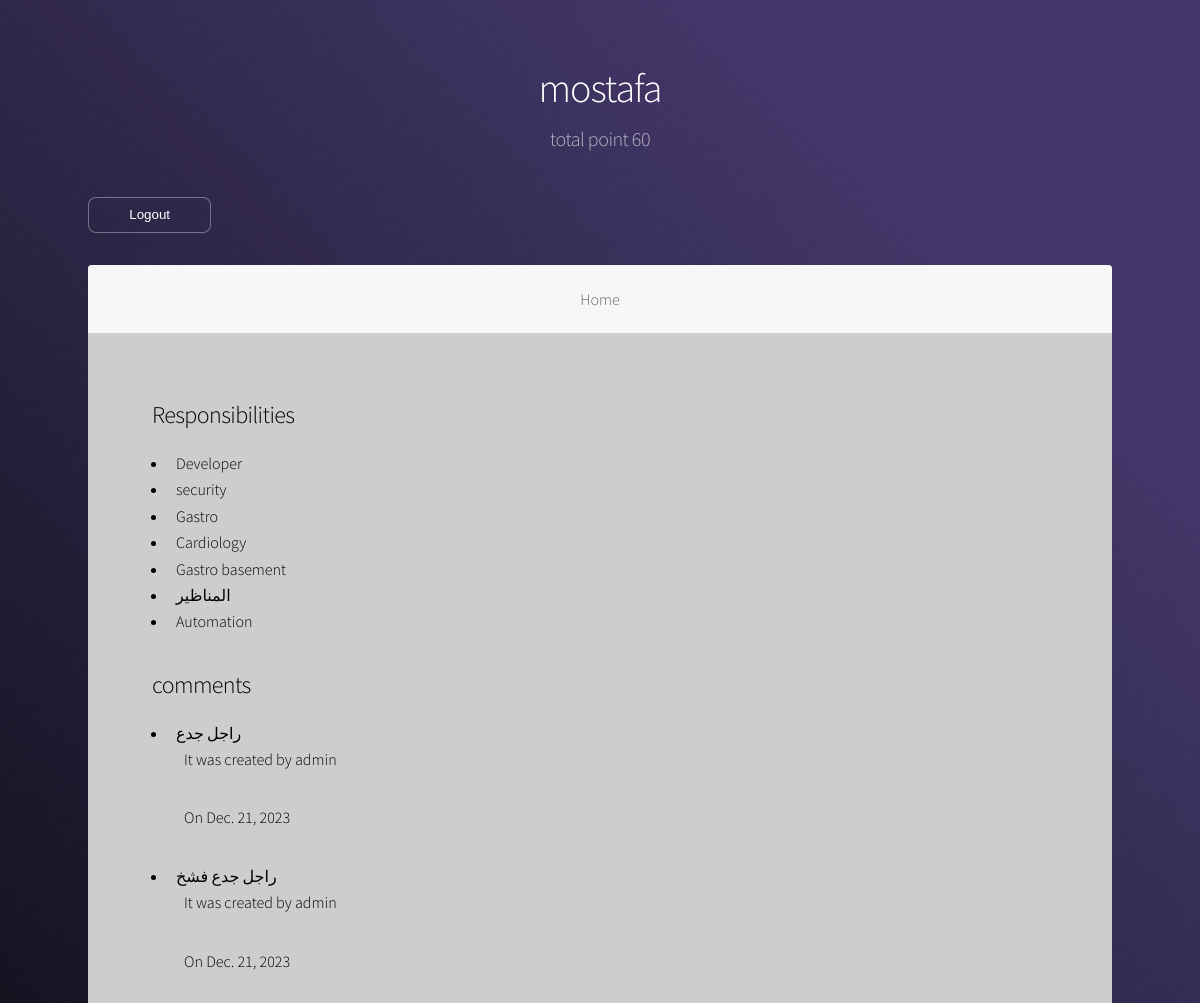
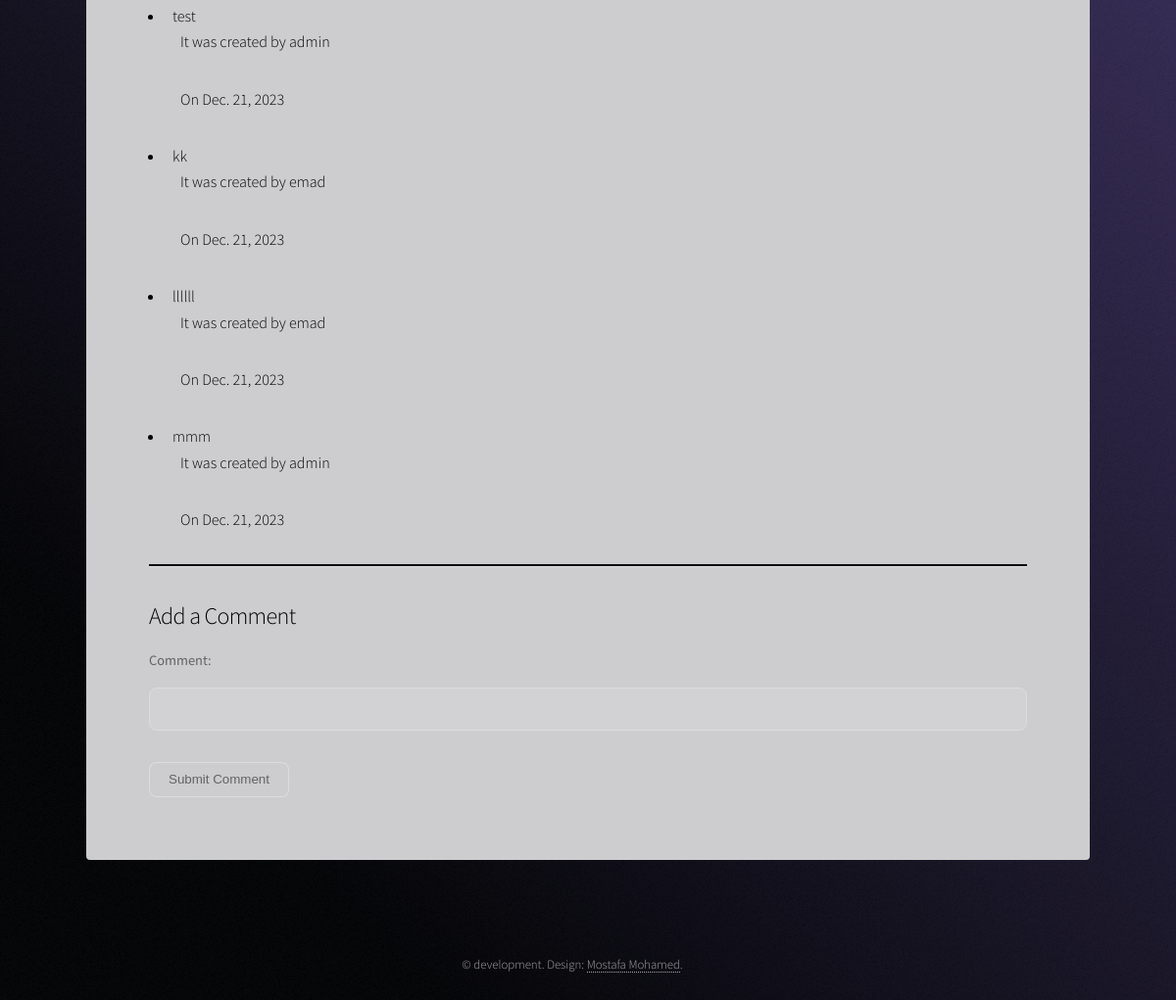
Page /employee/1/ (signed in) on the committed database (2 pictures, top to bottom).
### main/models.py (models this page shows, shortened)
class Data(models.Model):
    name = models.CharField(max_length=30, unique=True)
    day_kpi = models.IntegerField(default=0)
    month_kpi = models.IntegerField(default=0)
    total_kpi = models.IntegerField(default=0)

class Responsibilities(models.Model):
    data = models.ForeignKey(Data, on_delete=models.CASCADE, related_name='responsibilities')
    responsible = models.CharField(max_length=1000)

class Comments(models.Model):
    user = models.ForeignKey(User, on_delete=models.CASCADE, related_name='user_comments', null=True)
    data = models.ForeignKey(Data, on_delete=models.CASCADE, related_name='data_comments')
    comment = models.CharField(max_length=1000)
    date = models.DateField(auto_now_add=True)

### main/views.py (the view)
# urls.py: path('employee/<int:pk>/', views.user_data, name='user_data'),
@login_required(login_url="/login/")
def user_data(request, pk):
    userData = get_object_or_404(Data, pk=pk)
    responsibilities = userData.responsibilities.all()
    comments = userData.data_comments.all()
    if request.method == 'POST':
        comment_form = CommentForm(request.POST)
        if comment_form.is_valid():
            comment = comment_form.save(commit=False)
            comment.user = request.user  # assuming the user is logged in
            comment.data = userData
            comment.save()
            return redirect('user_data', pk=pk)  # redirect back to the same page
    else:
        comment_form = CommentForm()
    context = {
        'user_data': userData,
        'responsibilities': responsibilities,
        'comments': comments,
        'comment_form': comment_form,  # Pass the form to the template
    }
    return render(request, 'user_data.html', context)

### main/forms.py
class CommentForm(forms.ModelForm):
    class Meta:
        model = Comments
        fields = ['comment']

### templates/user_data.html (shortened to what this page needs)
{% load static %}
<!DOCTYPE HTML>
<html>
	<head>
		<link rel="stylesheet" href="{% static 'css/main.css' %}" />
	</head>
	<body class="is-preload">
			<div id="wrapper">
					<header id="header">
						<h1>{{ user_data.name }}</h1>
						<p>total point {{ user_data.total_kpi }}</p>
					</header>
					<form action="{% url 'logout' %}" method="post">
						<button type="submit">Logout</button>
					</form>
					<nav id="nav">
						<ul>
							<li><a href="/">Home</a></li>
						</ul>
					</nav>
					<div id="main">
							<section id="content" class="main">
								<h2>Responsibilities</h2>
								{% if responsibilities %}
								<ul>
									{% for responsibility in responsibilities %}
										<li>{{ responsibility.responsible }}</li>
									{% endfor %}
								</ul>
								{% else %}
								<p>No responsibilities assigned.</p>
								{% endif %}
								<h2>comments</h2>
								{% if comments %}
									<ul>
										{% for comment in comments %}
										<div class="comment-block">
											<li>{{ comment.comment }}</li>
											<ul>It was created by {{ comment.user }}</ul>
											<ul>On {{ comment.date }}</ul>
										</div>
									{% endfor %}
									</ul>
								{% else %}
									<p>No comments assigned.</p>
								{% endif %}
								<hr style="background-color: black; height: 3px;">
								<h2>Add a Comment</h2>
								<form method="post">
									{{ comment_form.as_p }}
									<button type="submit">Submit Comment</button>
								</form>
							</section>
					</div>
					<footer id="footer">
						<p class="copyright">&copy; development. Design: <a href="https://github.com/mostafa6266">Mostafa Mohamed</a>.</p>
					</footer>
			</div>
	</body>
</html>

### rows in the picture
Data: name "mostafa", total_kpi "60"
Responsibilities: responsible "Developer"
Responsibilities: responsible "security"
Responsibilities: responsible "Gastro"
Responsibilities: responsible "Cardiology"
Responsibilities: responsible "Gastro basement"
Responsibilities: responsible "المناظير"
Responsibilities: responsible "Automation"
Comments: comment "راجل جدع", user "admin", date "Dec. 21, 2023"
Comments: comment "راجل جدع فشخ", user "admin", date "Dec. 21, 2023"
Comments: comment "test", user "admin", date "Dec. 21, 2023"
Comments: comment "kk", user "emad", date "Dec. 21, 2023"
Comments: comment "llllll", user "emad", date "Dec. 21, 2023"
Comments: comment "mmm", user "admin", date "Dec. 21, 2023"
